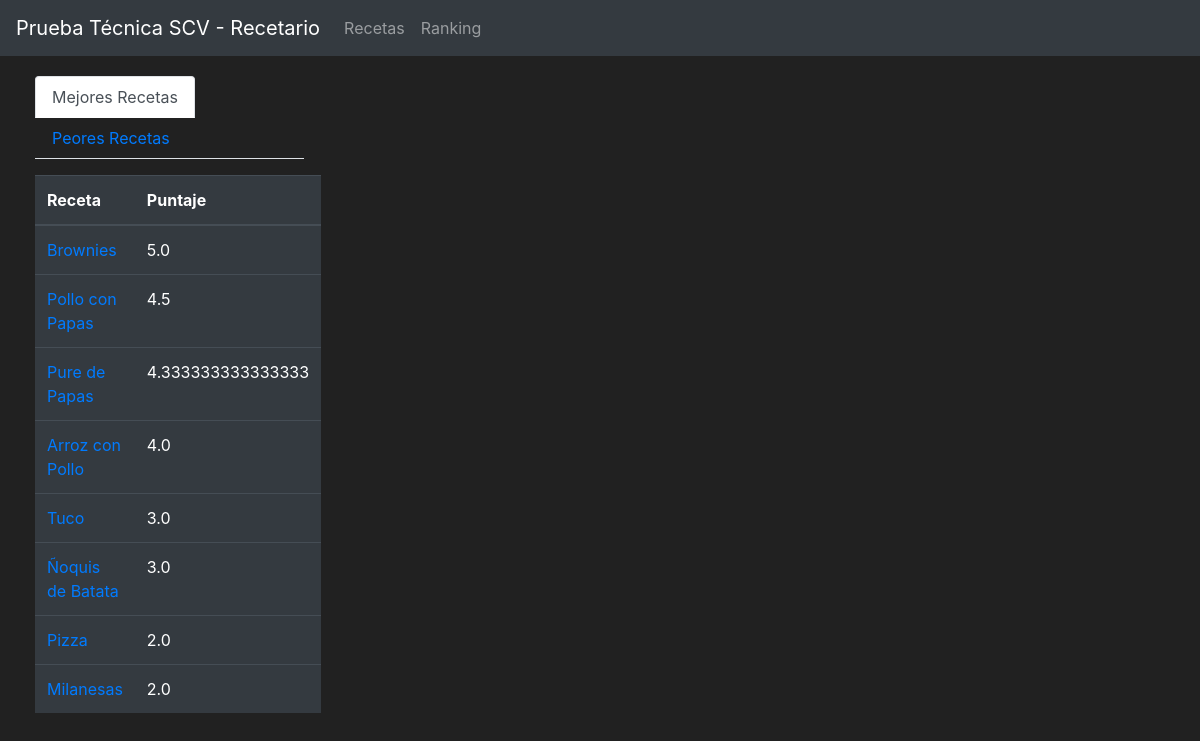
Page /ranking on the committed database.
### recetario/models.py (models this page shows, shortened)
class Receta(db.Model):
    id = db.Column(db.Integer(), primary_key=True)
    nombre = db.Column(db.String(length=30), nullable=False)
    ingredientes = db.relationship('Ingrediente', backref='own_receta', lazy=True)
    valoraciones = db.relationship('Valoracion', backref='own_valoracion', lazy=True)
    pasos = db.relationship('Paso', backref='own_pasos', lazy=True)

### recetario/routes.py (the view)
@app.route('/ranking')
def ranking():
    listaAsc,listaDes = services.get_ranking()
    return render_template('ranking.html', listaAsc = listaAsc ,listaDes = listaDes )

### recetario/services.py (called while the page is built)
def get_recetas(searchParam):
    resultados = []
    if not searchParam:
        search_recetas = Receta.query.all()
    else:
        search_recetas = Receta.query.filter(Receta.nombre.contains(searchParam))
    for receta in search_recetas:
        vistaReceta = vReceta()
        avg = db.session.query(func.avg(Valoracion.puntaje).label("Punt")).group_by(Valoracion.p_receta).where(Valoracion.p_receta == receta.id).all()
        vistaReceta.id = receta.id
        vistaReceta.nombre = receta.nombre
        if not avg:
            vistaReceta.promedio = 0
        else:
            vistaReceta.promedio = str(avg[0].Punt)
        resultados.append(vistaReceta)
    return resultados

def get_ranking():
    resultados = get_recetas("")
    listaAsc = sorted(resultados, key=lambda x: x.promedio, reverse=True)
    listaDes = sorted(resultados, key=lambda x: x.promedio)
    return listaAsc,listaDes

### recetario/templates/ranking.html (shortened to what this page needs)
{% extends 'base.html' %}
{% block content %}
<div class="row" style="margin-top:20px;margin-left:20px">
    <div class="col-6">
    <div class="row">
        <div class="col-6">
    <ul class="nav nav-tabs" id="myTab" role="tablist">
        <li class="nav-item">
          <a class="nav-link active" id="home-tab" data-toggle="tab" href="#mejorreceta" role="tab" aria-controls="home" aria-selected="true">Mejores Recetas</a>
        </li>
         <li class="nav-item">
          <a class="nav-link" id="peorreceta-tab" data-toggle="tab" href="#peorreceta" role="tab" aria-controls="contact" aria-selected="false">Peores Recetas</a>
        </li>
      </ul>
      <div class="tab-content" id="myTabContent">
        <div class="tab-pane fade show active" id="mejorreceta" role="tabpanel" aria-labelledby="home-tab">
            <table class="table table-hover table-dark">
                <tbody>
                    <table class="table table-hover table-dark">
                        <thead>
                            <tr>
                                <th scope="col">Receta</th>
                                <th scope="col">Puntaje</th>
                            </tr>
                        </thead>
                        <tbody>
                            {% for receta in listaAsc %}
                                <tr>
                                    <td>
                                        <a href="/receta?idBusqueda={{receta.id}}">{{receta.nombre}}</a>
                                    </td>
                                    <td>{{receta.promedio}}</td>
                                </tr>
                            {% endfor %}
                        </tbody>
                    </table>
                </tbody>
            </table>
        </div>
      </div>
    </div>
</div>
    {% endblock %}

### recetario/templates/base.html (style rules this page uses)
body { background-color: #212121; color: white }

### rows in the picture
Receta: nombre "Brownies", promedio "5.0"
Receta: nombre "Pollo con Papas", promedio "4.5"
Receta: nombre "Pure de Papas", promedio "4.333333333333333"
Receta: nombre "Arroz con Pollo", promedio "4.0"
Receta: nombre "Tuco", promedio "3.0"
Receta: nombre "Ñoquis de Batata", promedio "3.0"
Receta: nombre "Pizza", promedio "2.0"
Receta: nombre "Milanesas", promedio "2.0"
